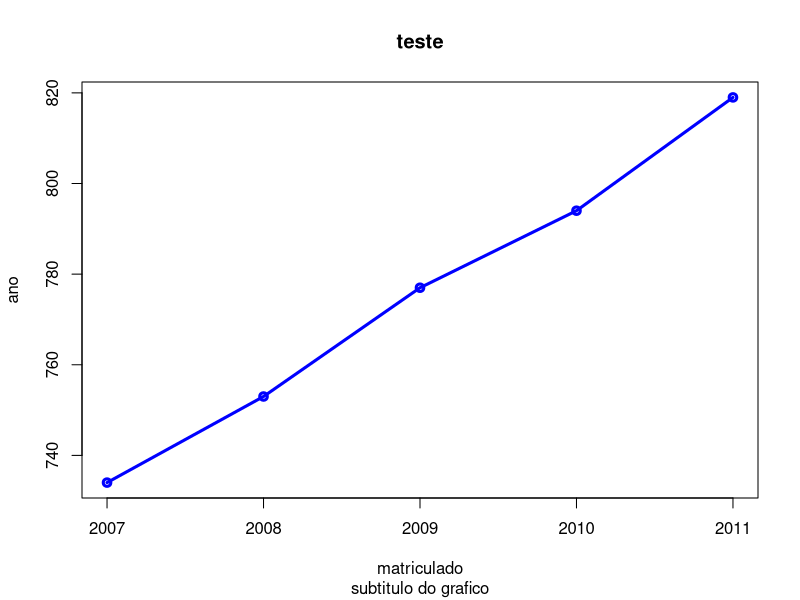

This chart was generated by the following R code: (Note: this script raises an error after producing the figure.)
# 1º)Um artigo no Journal of Structural Engineering (Vol. 115, 1989)
# descreve um experimento para testar a resistência resultante em
# tubos circulares com calotas soldadas nas extremidades. 
# Os primeiros resultados são: 96; 96; 102; 102; 102;104; 104; 108; 126; 126; 128; 128; 140; 156; 160; 160; 164 e 170.
# Pede-se:
# a) Calcule a média e mediana da amostra e dê uma interpretação.
# b) Calcule os percentis 9%, 25%, 5% e 69%.
# c) Calcule o segundo quartil ou mediana.
# d) Calcule a amplitude da amostra.
# e) Calcule a variância e o desvio padrão da amostra.
# f) Qual a fonte de maior variabilidade deste experimento.
 
#valores
vetor=c(96,96,102,102,102,104,104,108,126,126,128,128,140,156,160,160,164,170)

#  MEDIA->mean(A) OU sum(A)/length(A)
media=mean(vetor)
print("media:")
print(media)
#mediana
mediana=median(vetor)
#d) Calcule a amplitude da amostra
amplitude=range(vetor)
#porcentagens que eu queira enquadrar
#b) Calcule os percentis 9%, 25%, 5% e 69%
percentis=c(.09, .25, .05, .69)
perc=quantile(vetor,percentis)
sd(vetor)
variavel=var(vetor)
# tamanho do vetor
tamanho=length(vetor)
# maior valor do vetor
numeroMaximo=max(vetor)
# menor valor do vetor
numeroMinimo=min(vetor)
# soma de todos os valores do vetor
total=sum(vetor)
# amostra de dados
dadosSumarizados=summary(vetor)

#se tem pouca variedade entre a media e a mediana


#################################
# 2º)na sala dos professores da escola, há um cartaz com a frase "Em 2007, eram 734 estudantes matriculados;
#em 2008, 753; em 2009, 777; em 2010, 794; e, em 2011, 819”. 

  
#valores
vetorAno = c( 2007,2008,2009,2010,2011)
vetorMatriculado = c( 734,753,777,794,819)

# construção de grafico
plot(vetorAno,vetorMatriculado,main = "teste", type="o", col="blue",lwd=3 , xlab="matriculado", ylab="ano", sub="subtitulo do grafico")

# para saber  mais informações ?
?plot
 

#################################
#pegue os dados de Titanic que já existe internamente
data(Titanic)

#carregue os dados
Titanic[1,]
 
# carregue os dados da tabela Titanic na variavel a
a=data.frame(Titanic)

#pegue os dados referente á Sexo e as coloque na variavel sexo
sexo=table(a$Sex)

#mostra e constri o grafico separando as categorias do sexo como feminino e masculino
barplot(sexo)

#pegue os dados referente á Freq e as coloque na variavel freq
freq=table(a$Freq)

#mostra e constri o grafico separando as categorias do sexo como feminino e masculino
barplot(freq)

#pegue os dados referente á Age e as coloque na variavel age
age=table(a$Age)

#mostra e constri o grafico separando as categorias do sexo como feminino e masculino
barplot(age)

#pegue os dados referente á Age e as coloque na variavel age
survived=table(a$Survived)

#mostra e constri o grafico separando as categorias do sexo como feminino e masculino
barplot(survived)

 
#################################

data(iris)
 
# carregue os dados da tabela iris na variavel b
b=data.frame(iris)

clas=table(b$Species)

# construindo grafico de pizza
pie(clas,main="titulo")


#################################

?lynx


plot(lynx)


plot(lynx, ylab="plot com dataframe", xlab="")

plot(lynx, ylab="plot com dataframe", xlab="observações")

plot(lynx, main="plot com dataframe", col="red")



#################################

data(cars)

# carregue os dados da tabela iris na variavel c
c=data.frame(cars)

# grafico de histograma
hist(c$speed)
 
# obriga a criar com 10 colunas
hist(c$speed,breaks = 10)
# criando os intervalos das colunas
hist(c$speed,breaks = c(0,5,10,20,30) )

hist(c$speed,breaks = c(0,5,10,20,30), main="teste" )

 
#################################






